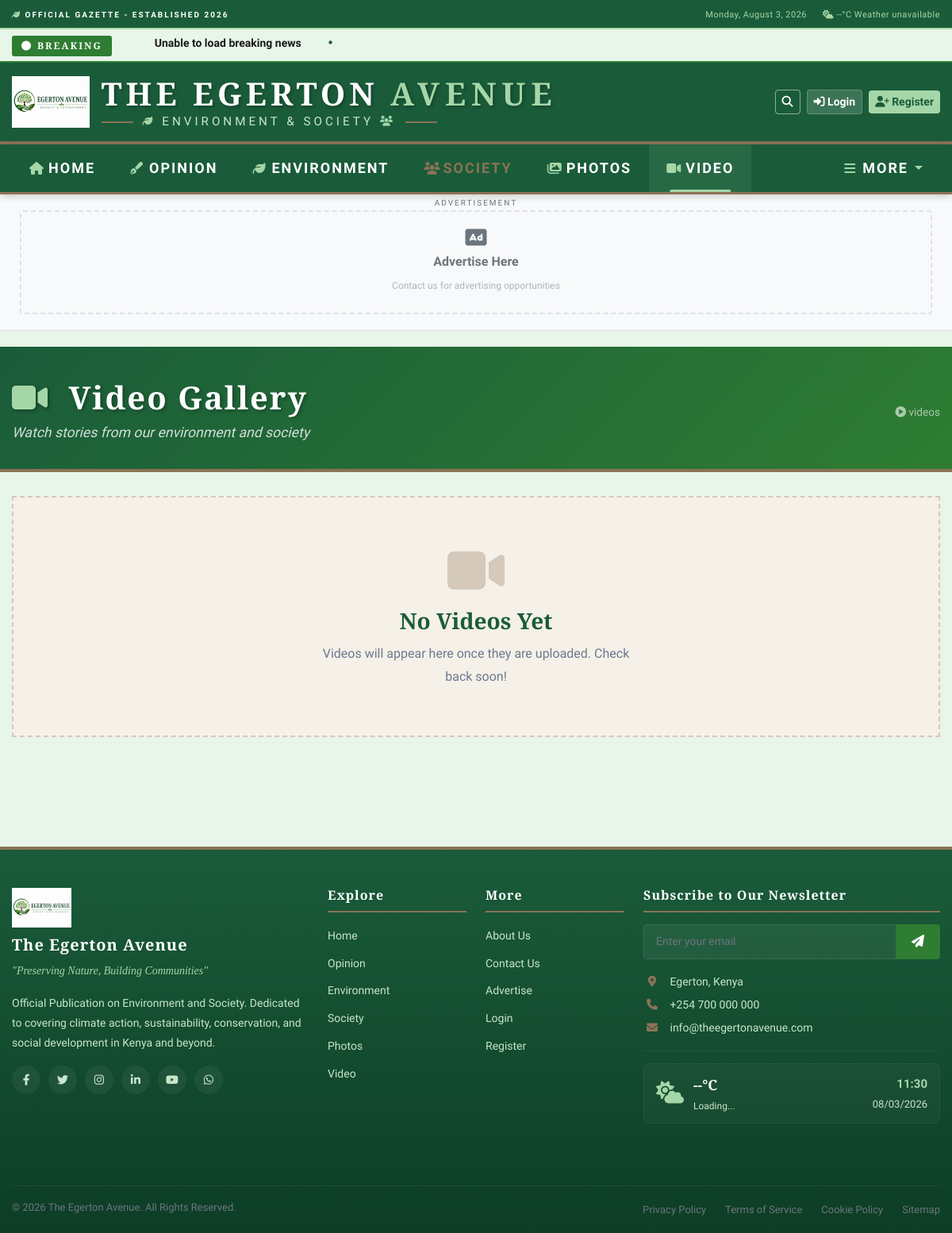
The page /articles/video/ on the database as committed earlier.
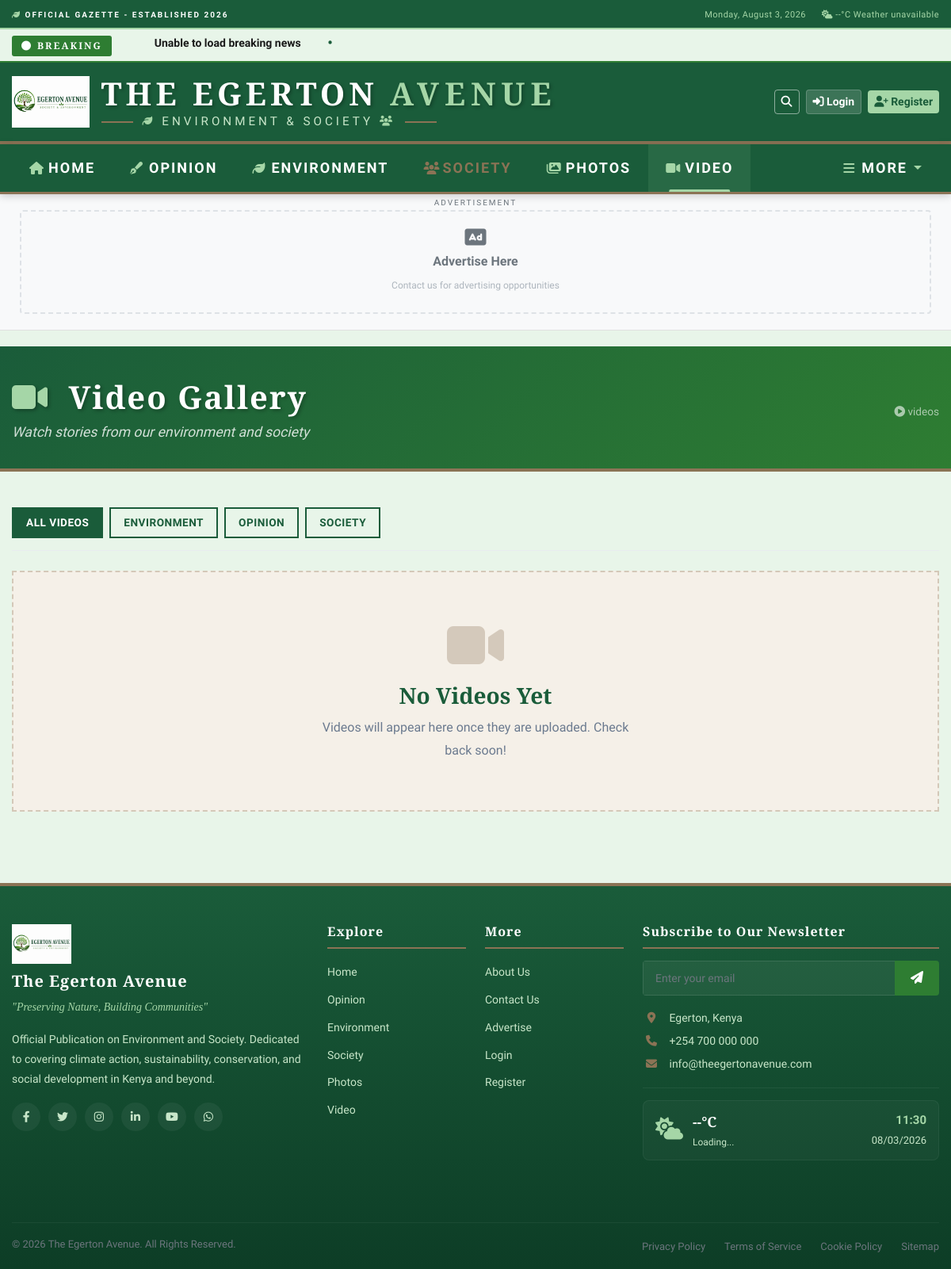
The same page on the database as committed later.
### apps/categories/models.py (models this page shows, shortened)
class Category(models.Model):
    name = models.CharField(
        max_length=100,
        unique=True,
        validators=[MinLengthValidator(2)],
        help_text="Category name (e.g., Politics, Business, Sports)"
    )
    slug = models.SlugField(
        max_length=120,
        unique=True,
        blank=True,
        help_text="URL-friendly version of the category name"
    )
    description = models.TextField(
        max_length=500,
        blank=True,
        help_text="Brief description of the category"
    )
    icon = models.CharField(
        max_length=50,
        blank=True,
        help_text="FontAwesome icon class (e.g., fa-gavel for Politics)"
    )
    color = models.CharField(
        max_length=7,
        blank=True,
        help_text="Hex color code for the category (e.g., #FF0000)"
    )
    parent = models.ForeignKey(
        'self',
        on_delete=models.CASCADE,
        null=True,
        blank=True,
        related_name='children',
        help_text="Parent category if this is a sub-category"
    )
    order = models.PositiveIntegerField(
        default=0,
        help_text="Display order in navigation"
    )
    is_active = models.BooleanField(
        default=True,
        help_text="Whether this category is active and visible"
    )
    is_featured = models.BooleanField(
        default=False,
        help_text="Whether to show this category in featured sections"
    )
    seo_title = models.CharField(max_length=150, blank=True)
    seo_description = models.CharField(max_length=200, blank=True)
    seo_keywords = models.CharField(max_length=200, blank=True)
    image = models.ImageField(
        upload_to='categories/%Y/%m/',
        blank=True,
        null=True,
        help_text="Category image for featured sections"
    )
    image_alt = models.CharField(max_length=200, blank=True)
    article_count = models.PositiveIntegerField(default=0)
    total_views = models.PositiveIntegerField(default=0)
    created_at = models.DateTimeField(auto_now_add=True)
    updated_at = models.DateTimeField(auto_now=True)
    class Meta:
        db_table = 'categories'
        verbose_name_plural = 'Categories'
        ordering = ['order', 'name']
        indexes = [
            models.Index(fields=['slug']),
            models.Index(fields=['parent', 'is_active']),
            models.Index(fields=['order']),
        ]

### apps/articles/views.py (the view)
# urls.py: path('video/', views.video, name='video'),
def video(request):
    from .models import Article
    articles = Article.objects.filter(
        status='published',
        published_at__lte=timezone.now()
    ).select_related('author', 'category').order_by('-published_at', '-created_at')
    featured_articles = articles.filter(is_featured=True)[:3]
    paginator = Paginator(articles, 9)
    page = request.GET.get('page')
    try:
        articles = paginator.page(page)
    except PageNotAnInteger:
        articles = paginator.page(1)
    except EmptyPage:
        articles = paginator.page(paginator.num_pages)
    categories = Category.objects.filter(
        articles__isnull=False
    ).distinct()[:10]
    context = {
        'page_title': 'Video - The Egerton Avenue',
        'featured_articles': featured_articles,
        'articles': articles,
        'categories': categories,
        'section': 'video',
        'article_count': Article.objects.filter(status='published').count(),
    }
    return render(request, 'articles/video.html', context)

### apps/advertisements/templatetags/advertisements_tags.py (called while the page is built)
@register.simple_tag
def get_ad_by_position(position):
    ads = Advertisement.objects.filter(
        position=position,
        status='active',
        start_date__lte=timezone.now(),
        end_date__gte=timezone.now()
    ).order_by('-priority')
    for ad in ads:
        if ad.can_show():
            return ad
    return None

### apps/articles/context_processors.py (called while the page is built)
def category_menu(request):
    categories = Category.objects.filter(
        is_active=True,
        parent__isnull=True
    ).order_by('order')
    return {'categories': categories}

### apps/notifications/context_processors.py (called while the page is built)
def notification_count(request):
    if request.user.is_authenticated:
        count = Notification.objects.filter(
            user=request.user,
            is_read=False
        ).count()
        return {'unread_notifications': count}
    return {'unread_notifications': 0}

### apps/articles/templates/articles/video.html (shortened to what the changed rows need)
{% extends 'base.html' %}
{% load static %}
{% block content %}
<div class="video-header">
    <div class="container">
        <div class="row align-items-center">
            <div class="col-12 col-md-8">
                <h1>
                    <i class="fas fa-video"></i> Video Gallery
                </h1>
            </div>
        </div>
    </div>
</div>
<div class="container">
    {% if categories %}
    <div class="filter-categories">
        <a href="{% url 'articles:video' %}" class="filter-link {% if not request.GET.category %}active{% endif %}">
            All Videos
        </a>
        {% for category in categories %}
        <a href="?category={{ category.slug }}" class="filter-link {% if request.GET.category == category.slug %}active{% endif %}">
            {{ category.name }}
        </a>
        {% endfor %}
    </div>
    {% endif %}
</div>
{% endblock %}

Rows that differ between the two databases and show on the page:
added Category: name "ENVIRONMENT"
added Category: name "OPINION"
added Category: name "SOCIETY"
Other text that changed with them:
text now shown: "ALL VIDEOS"
